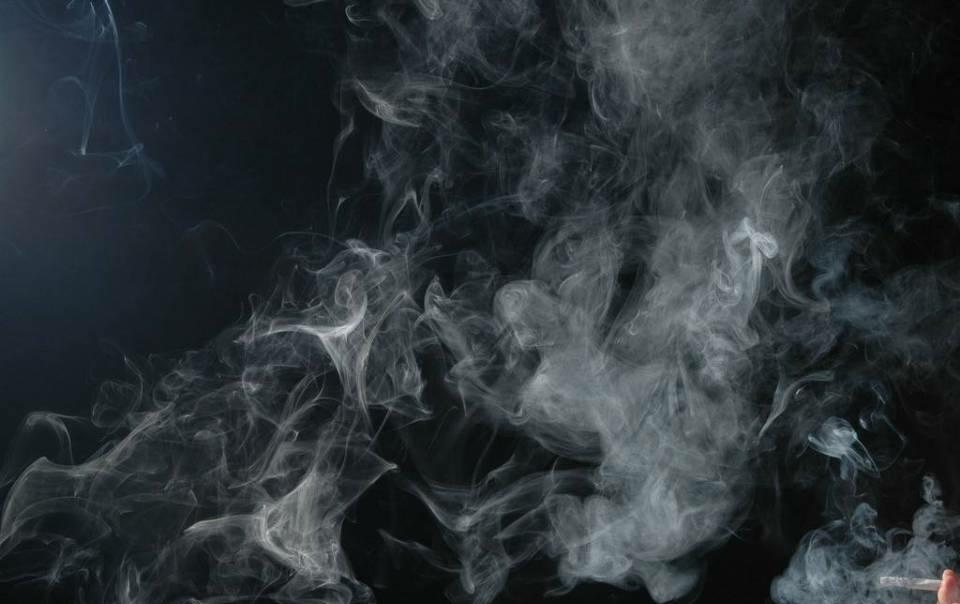
#> input picture 3.png, 960 x 604 px
$ python histogram.py
#> lines starting #> are read from the running program, lines starting #| are printed output that depends on the picture
import cv2
import numpy as np
import matplotlib.pyplot as plt


def Origin_histogram(img):
    # Создайте таблицу соответствия между значением серого каждого уровня серого исходного изображения и количеством пикселей
    histogram = {}
    for i in range(img.shape[0]):
        for j in range(img.shape[1]):
            k = img[i][j]
            if k in histogram:
                histogram[k] += 1
            else:
                histogram[k] = 1

    sorted_histogram = {}  # Создать отсортированную таблицу сопоставления
    sorted_list = sorted(histogram)  # Сортировка от низкого до высокого в соответствии со значением серого

    for j in range(len(sorted_list)):
        sorted_histogram[sorted_list[j]] = histogram[sorted_list[j]]

    return sorted_histogram


def equalization_histogram(histogram, img):
    pr = {}  # Создать таблицу отображения распределения вероятностей

    for i in histogram.keys():
        pr[i] = histogram[i] / (img.shape[0] * img.shape[1])

    tmp = 0
    for m in pr.keys():
        tmp += pr[m]
        pr[m] = max(histogram) * tmp

    new_img = np.zeros(shape=(img.shape[0], img.shape[1]), dtype=np.uint8)

    for k in range(img.shape[0]):
        for l in range(img.shape[1]):
            new_img[k][l] = pr[img[k][l]]

    return new_img


def GrayHist(img):
    # Рассчитать серую гистограмму
    height, width = img.shape[:2]
    grayHist = np.zeros([256], np.uint64)
    for i in range(height):
        for j in range(width):
            grayHist[img[i][j]] += 1
    return grayHist


if __name__ == '__main__':
    # Прочитать оригинальное изображение
    img = cv2.imread('3.png', cv2.IMREAD_GRAYSCALE)
#> img: shape (604, 960); min 2, max 226, mean 49.6
    # Рассчитать гистограмму градаций серого исходного изображения
    origin_histogram = Origin_histogram(img)
#> after the loop in Origin_histogram, `for i in range(img.shape[0]):`: histogram = 214 items
#> in Origin_histogram, `sorted_list = sorted(histogram)`: sorted_list = 214 values from 2 to 226
#> after the loop in Origin_histogram, `for j in range(len(sorted_list)):`: sorted_histogram = 214 items
#> origin_histogram = 214 items
    # Выравнивание гистограммы
    new_img = equalization_histogram(origin_histogram, img)
#> the loop in equalization_histogram, `for m in pr.keys():` made 214 passes
#> tmp on passes 1 to 3: 1.72e-06, 5.17e-06, 1.72e-05
#> after the loop in equalization_histogram, `for m in pr.keys():`: tmp = 1
#> after the loop in equalization_histogram, `for k in range(img.shape[0]):`:
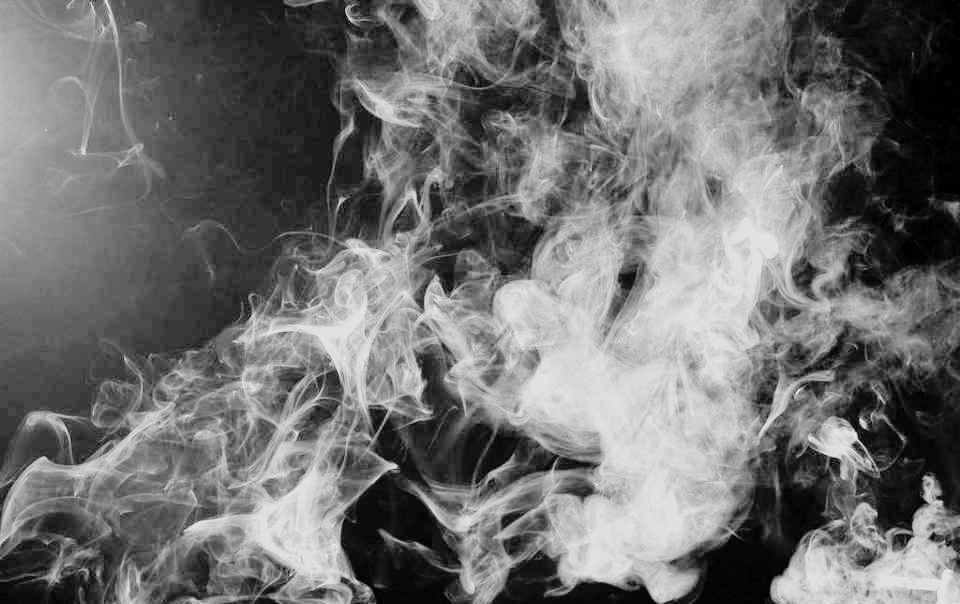
#> new_img: shape (604, 960); min 0, max 225, mean 113.8

    origin_grayHist = GrayHist(img)
#> origin_grayHist = 256 values, max 13977 at index 26, min 0 at index 0, mean 2265
    equaliza_grayHist = GrayHist(new_img)
#> equaliza_grayHist = 256 values, max 13977 at index 57, min 0 at index 3, mean 2265
    x = np.arange(256)
    # Нарисовать гистограмму в оттенках серого
    plt.figure(num=1)
    plt.subplot(2, 2, 1)
    plt.plot(x, origin_grayHist, 'r', linewidth=2, c='black')
    plt.title("Origin")
    plt.ylabel("number of pixels")
    plt.subplot(2, 2, 2)
    plt.plot(x, equaliza_grayHist, 'r', linewidth=2, c='black')
    plt.title("Equalization")
    plt.ylabel("number of pixels")
    plt.subplot(2, 2, 3)
    plt.imshow(img, cmap=plt.cm.gray)
    plt.title('Origin')
    plt.subplot(2, 2, 4)
    plt.imshow(new_img, cmap=plt.cm.gray)
    plt.title('Equalization')
    plt.show()
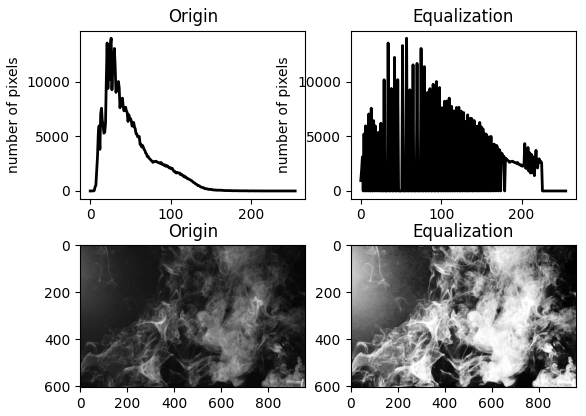
#> figure drawn by matplotlib, 4 panels; panel 1: curve peaks at x = 26, y = 13977; panel 2: curve peaks at x = 57, y = 13977

$ run again, with 1.png copied over 3.png
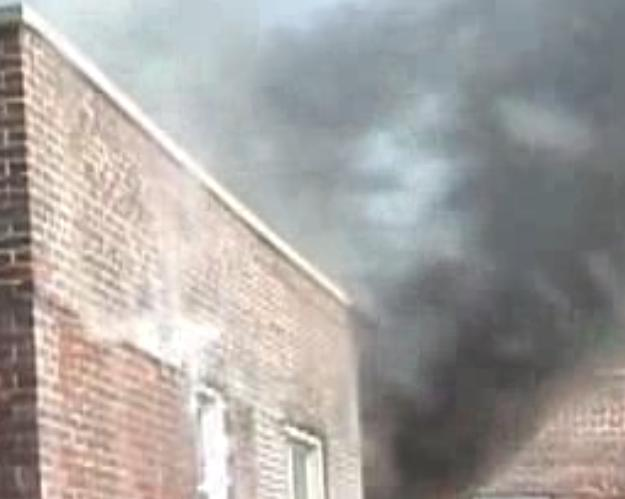
#> input picture 1.png, 625 x 499 px
#> after the loop in Origin_histogram, `for i in range(img.shape[0]):`: histogram = 204 items
#> sorted_list = 204 values from 52 to 255
#> after the loop in Origin_histogram, `for j in range(len(sorted_list)):`: sorted_histogram = 204 items
#> the loop in equalization_histogram, `for m in pr.keys():` made 204 passes
#> tmp on passes 1 to 3: 3.21e-06, 6.41e-06, 9.62e-06
#> after the loop in equalization_histogram, `for m in pr.keys():`: tmp = 1
#> after the loop in equalization_histogram, `for k in range(img.shape[0]):`:
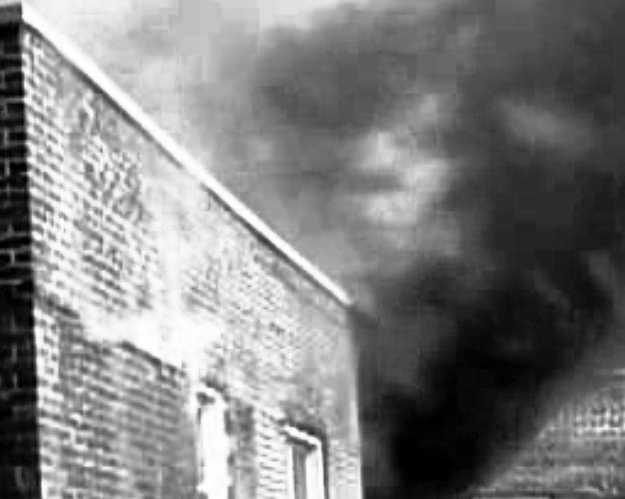
#> new_img: shape (499, 625); min 0, max 254, mean 127.8
#> origin_grayHist = 256 values, max 3924 at index 203, min 0 at index 0, mean 1218.3
#> equaliza_grayHist = 256 values, max 3924 at index 195, min 0 at index 7, mean 1218.3
#> `plt.show()`:
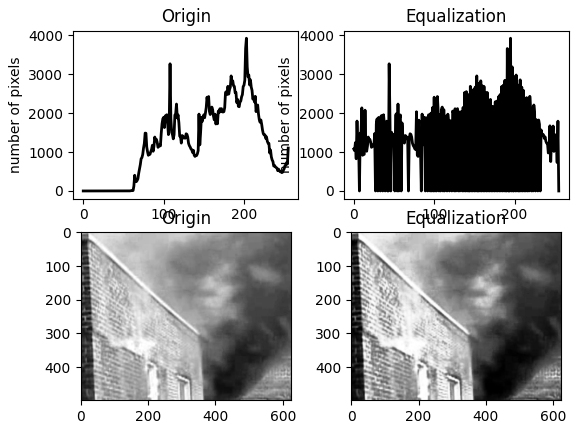
#> figure drawn by matplotlib, 4 panels; panel 1: curve peaks at x = 203, y = 3924; panel 2: curve peaks at x = 195, y = 3924

$ run again, with 2.png copied over 3.png
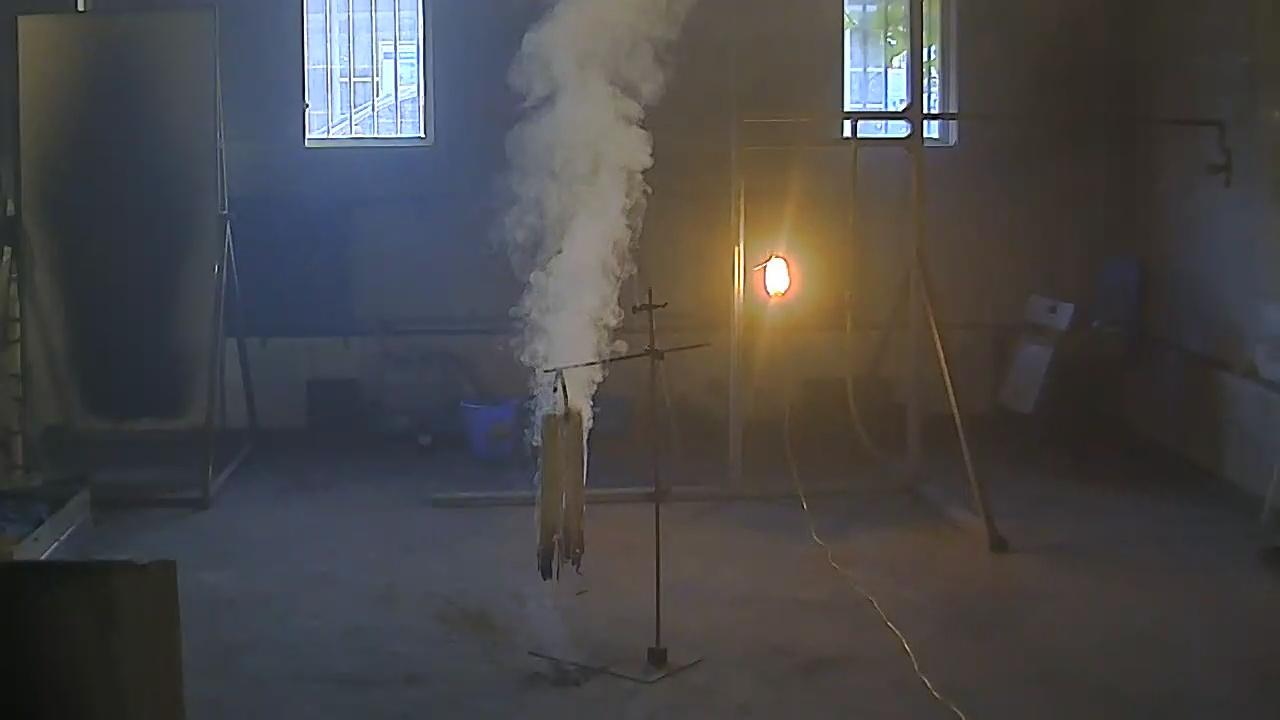
#> input picture 2.png, 1280 x 720 px
#> after the loop in Origin_histogram, `for i in range(img.shape[0]):`: histogram = 256 items
#> sorted_list = 256 values from 0 to 255
#> after the loop in Origin_histogram, `for j in range(len(sorted_list)):`: sorted_histogram = 256 items
#> the loop in equalization_histogram, `for m in pr.keys():` made 256 passes
#> tmp on passes 1 to 3: 4.34e-05, 5.97e-05, 7.7e-05
#> after the loop in equalization_histogram, `for m in pr.keys():`: tmp = 1
#> after the loop in equalization_histogram, `for k in range(img.shape[0]):`:
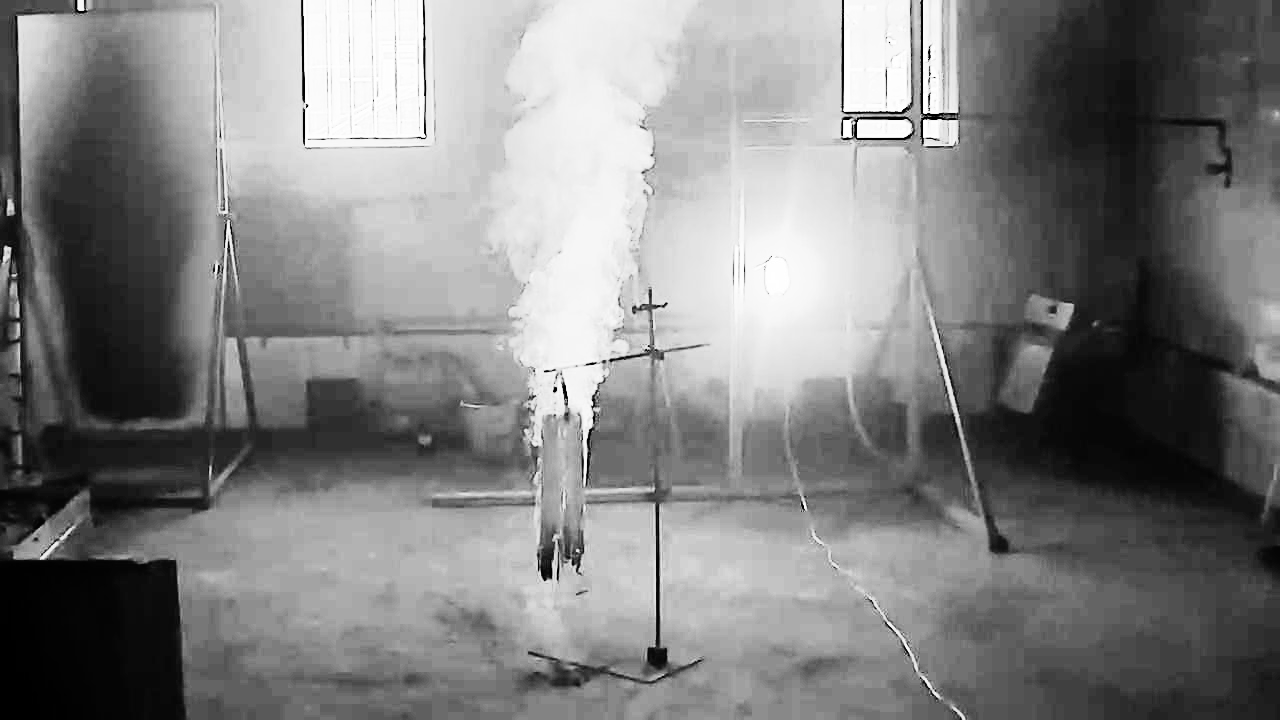
#> new_img: shape (720, 1280); min 0, max 255, mean 128.9
#> origin_grayHist = 256 values, max 22865 at index 62, min 15 at index 1, mean 3600
#> equaliza_grayHist = 256 values, max 22865 at index 113, min 0 at index 9, mean 3600
#> `plt.show()`:
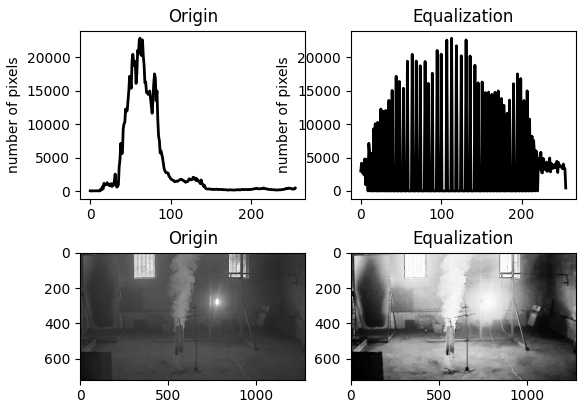
#> figure drawn by matplotlib, 4 panels; panel 1: curve peaks at x = 62, y = 22865; panel 2: curve peaks at x = 113, y = 22865
